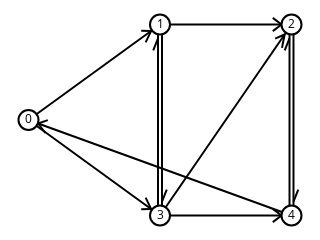

This figure's notebook cell:
### Markdown cell above
### Exercício 2

Dê um exemplo de passeio que não é trilha no grafo `dg`.

### Code cell
sn.show_graph(dg, nlab=True)

### Figure 1 — Plotly figure (JSON) as saved in the notebook; plotly's stock layout.template omitted (floating-point values rounded to 4 significant figures)
{"data": [{"hoverinfo": "none", "line": {"color": "rgb(0, 0, 0)", "width": 2}, "mode": "lines", "type": "scatter", "uid": "79d8b2b0-a244-11e8-8684-001a3f7cad6c", "x": [0, 0.5, null, 0.4664, 0.4454, null, 0.4664, 0.4286, null, 0, 0.5, null, 0.4664, 0.4286, null, 0.4664, 0.4454, null, 0.5, 1, null, 0.9621, 0.9289, null, 0.9621, 0.9289, null, 0.5076, 0.5076, null, 0.5076, 0.5257, null, 1.008, 1.008, null, 1.008, 1.026, null, 0.4924, 0.4924, null, 0.4924, 0.4743, null, 0.5, 1, null, 0.9738, 0.964, null, 0.9738, 0.9377, null, 0.5, 1, null, 0.9621, 0.9289, null, 0.9621, 0.9289, null, 1, 0, null, 0.03665, 0.0734, null, 0.03665, 0.06422, null, 0.9924, 0.9924, null, 0.9924, 0.9743, null], "y": [0.5, 1, null, 0.9664, 0.9062, null, 0.9664, 0.9678, null, 0.5, 0, null, 0.03357, 0.03224, null, 0.03357, 0.09382, null, 1, 1, null, 1, 0.9653, null, 1, 1.035, null, 1, 0, null, 0.07246, 0.1361, null, 1, 0, null, 0.07246, 0.1361, null, 0, 1, null, 0.9275, 0.8639, null, 0, 1, null, 0.9476, 0.8777, null, 0.9476, 0.9257, null, 0, 0, null, 0, -0.03474, null, 0, 0.03474, null, 0, 0.5, null, 0.4817, 0.4992, null, 0.4817, 0.432, null, 0, 1, null, 0.9275, 0.8639, null]}, {"hoverinfo": "none", "marker": {"color": "rgb(255, 255, 255)", "line": {"color": "rgb(0, 0, 0)", "width": 2}, "size": 20}, "mode": "markers+text", "text": ["0", "1", "2", "3", "4"], "textfont": {"color": "rgb(0, 0, 0)"}, "textposition": "middle center", "type": "scatter", "uid": "79d8b2b1-a244-11e8-8684-001a3f7cad6c", "x": [0, 0.5, 1, 0.5, 1], "y": [0.5, 1, 1, 0, 0]}], "layout": {"height": 180, "margin": {"b": 0, "l": 0, "r": 0, "t": 0}, "showlegend": false, "width": 320, "xaxis": {"showgrid": false, "showticklabels": false, "zeroline": false}, "yaxis": {"showgrid": false, "showticklabels": false, "zeroline": false}}}
